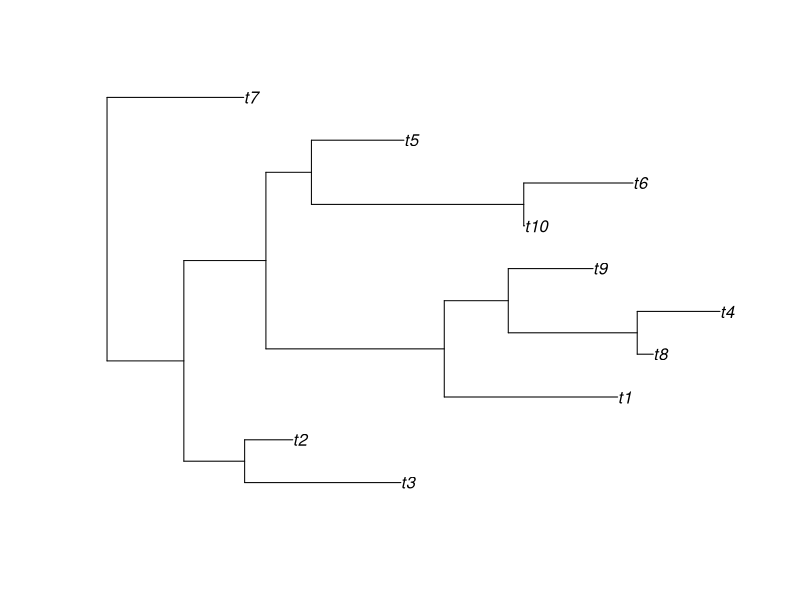

Recreate this plot in R.
## ---- chunk 1
# Example R code for phylogenetic analysis
# You can use packages like ape for phylogenetic tree construction
library(ape)

# Simulate a random phylogenetic tree
tree <- rtree(10)

# Plot the phylogenetic tree
plot(tree)


## ---- chunk 2

## ---- chunk 3

## ---- chunk 4

## ---- chunk 5

## ---- chunk 6

## ---- chunk 7

## ---- chunk 8

## ---- chunk 9

## ---- chunk 10

## ---- chunk 11

## ---- chunk 12

## ---- chunk 13

## ---- chunk 14

## ---- chunk 15

